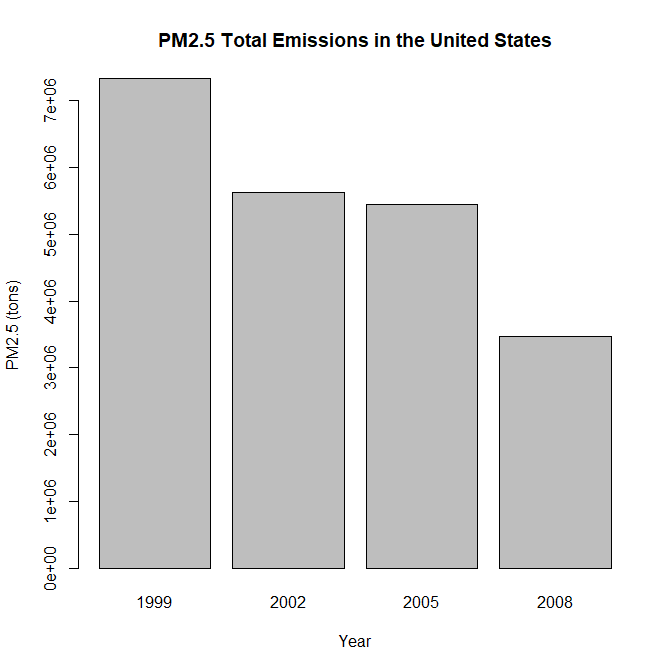

This chart was generated by the following R code:
plot1 <- function(){
+   subNEI <- NEI[ , c("Emissions", "year")]
+   subNEI$year=as.factor(subNEI$year)
+   freqPerYear <- aggregate(Emissions~year,subNEI, FUN=sum)
+   subNEI <- NULL
+   with(freqPerYear,barplot(Emissions, names=year, xlab = "Year", ylab = "PM2.5 (tons)", main = "PM2.5 Total Emissions in the United States"))
+   #dev.off()
+ }
> 
> plot1()
